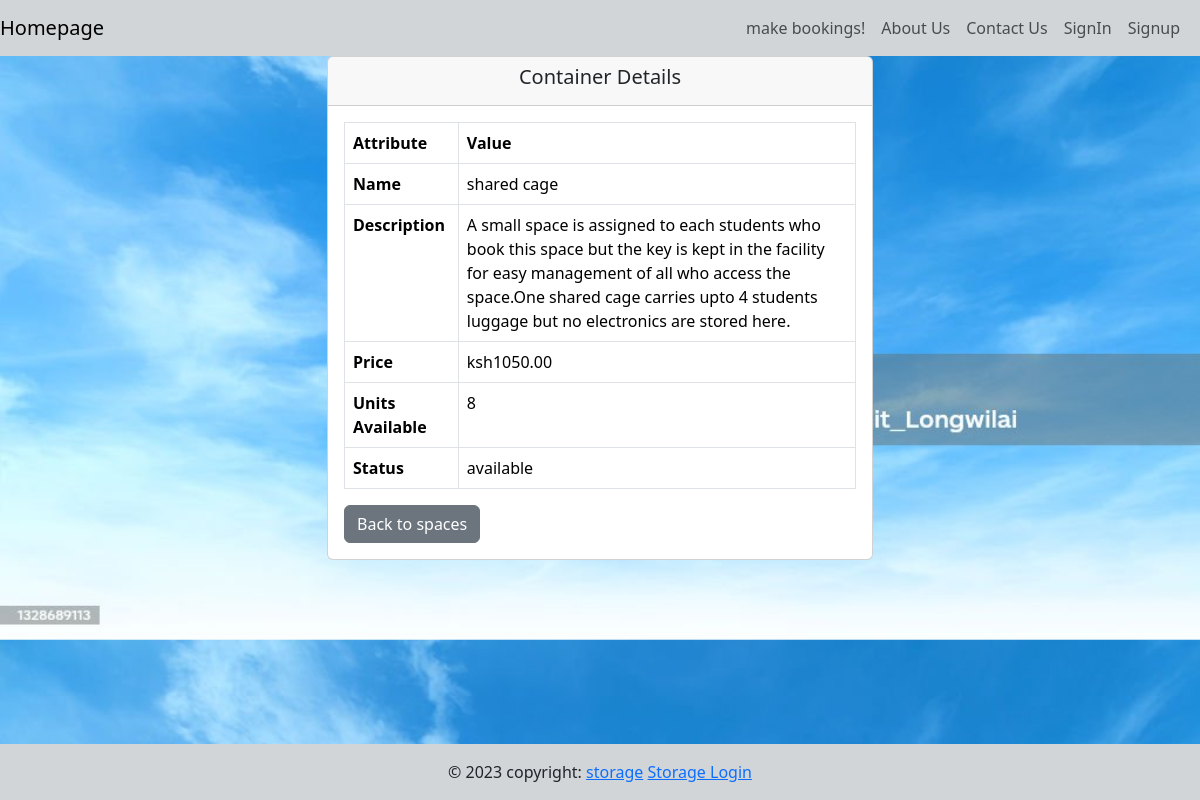
Page /viewcontainer/1/ on the committed database.
### dashboard_students/models.py (models this page shows, shortened)
class Container(models.Model):
    STATUS = [
        ('available','Available'),
        ('occupied','Occupied'),
    ]
    name = models.CharField(max_length=100)
    description = models.TextField()
    image = models.ImageField(upload_to='container_images/')
    price = models.DecimalField(max_digits=6, decimal_places=2,null=0)
    units = models.IntegerField(null=True,blank=True)
    category = models.ManyToManyField('Category',related_name='space')
    status = models.CharField(max_length=100,choices=STATUS)

### dashboard_students/views.py (the view)
# urls.py: path('viewcontainer/<int:pk>/', views.ViewContainer, name='viewcontainer'),
def ViewContainer(request, pk):
    container = Container.objects.get(id=pk)
    context = {'container': container}
    return render(request, 'dashboard_students/viewcontainer.html', context)

### templates/dashboard_students/viewcontainer.html (shortened to what this page needs)
{% extends 'mainfiles/base.html' %}
{% block content %}
<div class="container">
    <div class="row justify-content-center">
      <div class="col-md-6">
        <div class="card">
          <div class="card-header">
            <h5 class="card-title text-center">Container Details</h5>
          </div>
          <div class="card-body">
            <table class="table table-bordered">
              <thead>
                <tr>
                  <th>Attribute</th>
                  <th>Value</th>
                </tr>
              </thead>
              <tbody>
                <tr>
                  <td><strong>Name</strong></td>
                  <td>{{ container.name }}</td>
                </tr>
                <tr>
                  <td><strong>Description</strong></td>
                  <td>{{ container.description|linebreaksbr }}</td>
                </tr>
                <tr>
                  <td><strong>Price</strong></td>
                  <td>ksh{{ container.price }}</td>
                </tr>
                <tr>
                  <td><strong>Units Available</strong></td>
                  <td>{{ container.units }}</td>
                </tr>
                <tr>
                  <td><strong>Status</strong></td>
                  <td>{{ container.status }}</td>
                </tr>
              </tbody>
            </table>
            <a class="btn btn-secondary" href="{% url 'container_book' %}">Back to spaces</a>
          </div>
        </div>
      </div>
    </div>
  </div>
{% endblock content %}

### static/css/styles.css (style rules this page uses)
body { background-image: url('/static/images/cloudback.jpg'); background-size: cover; background-position: center; }

### rows in the picture
Container: name "shared cage", description "A small space is assigned to each students who book this space but the key is kept in the facility for easy management of all who access the space.One shared cage carries upto 4 students luggage but no electronics are stored here.", price "1050.00", units "8", status "available"
